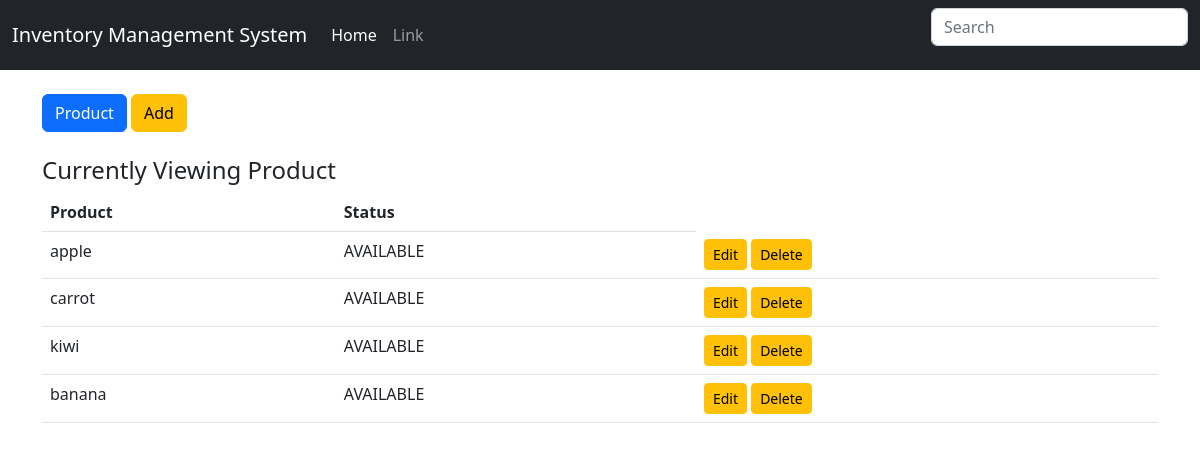
Screenshot of /display_product/ with the database file from the repository.
### my_app/models.py (models this page shows)
class Product(models.Model):
    product_id = models.CharField(max_length=50, primary_key=True)
    choices = (
        ('AVAILABLE','Item ready to be purchased'),
        ('RESTOCKING','Item restocking in few days')
    )
    status = models.CharField(max_length=50,choices=choices,default="AVAILABLE")

### my_app/views.py (the view)
# urls.py: path('display_product/',views.display_product,name="display_product"),
def display_product(request):
    items = Product.objects.all()
    context = {
           'items' :items,
           'header' : 'Product',
    }
    return render(request, 'product.html',context)

### my_app/templates/product.html
{% extends 'base.html' %}
{% block body %}
<div class="button-group">
    <a href="{% url 'display_product' %}" class="btn btn-primary btn-md" role="button">Product</a>
    <a href="{% url 'add_product' %}" class="btn btn-warning btn-md" role="button">Add</a>
</div>
<br>
<h4>Currently Viewing {{ header }}</h4>
<table class="table table-hover">
<thead>
    <tr>
        <th>Product</th>
        <th>Status</th>
    </tr>
</thead>
<tbody>
    {% for item in items %}
<tr>
    <td>{{ item.pk }}</td>
    <td>{{ item.status }}</td>
    <td>
        <a href="{% url 'edit_product' item.pk %}" class="btn btn-warning btn-sm" role="button">Edit</a>
        <a href="{% url 'delete_product' item.pk %}" class="btn btn-warning btn-sm" role="button">Delete</a>
    </td>
</tr>
    {% endfor %}
</tbody>
</table>
{% endblock %}

### rows the page displays
Product: pk "apple", status "AVAILABLE"
Product: pk "carrot", status "AVAILABLE"
Product: pk "kiwi", status "AVAILABLE"
Product: pk "banana", status "AVAILABLE"

### other values shown
{{ header }} "Product"
